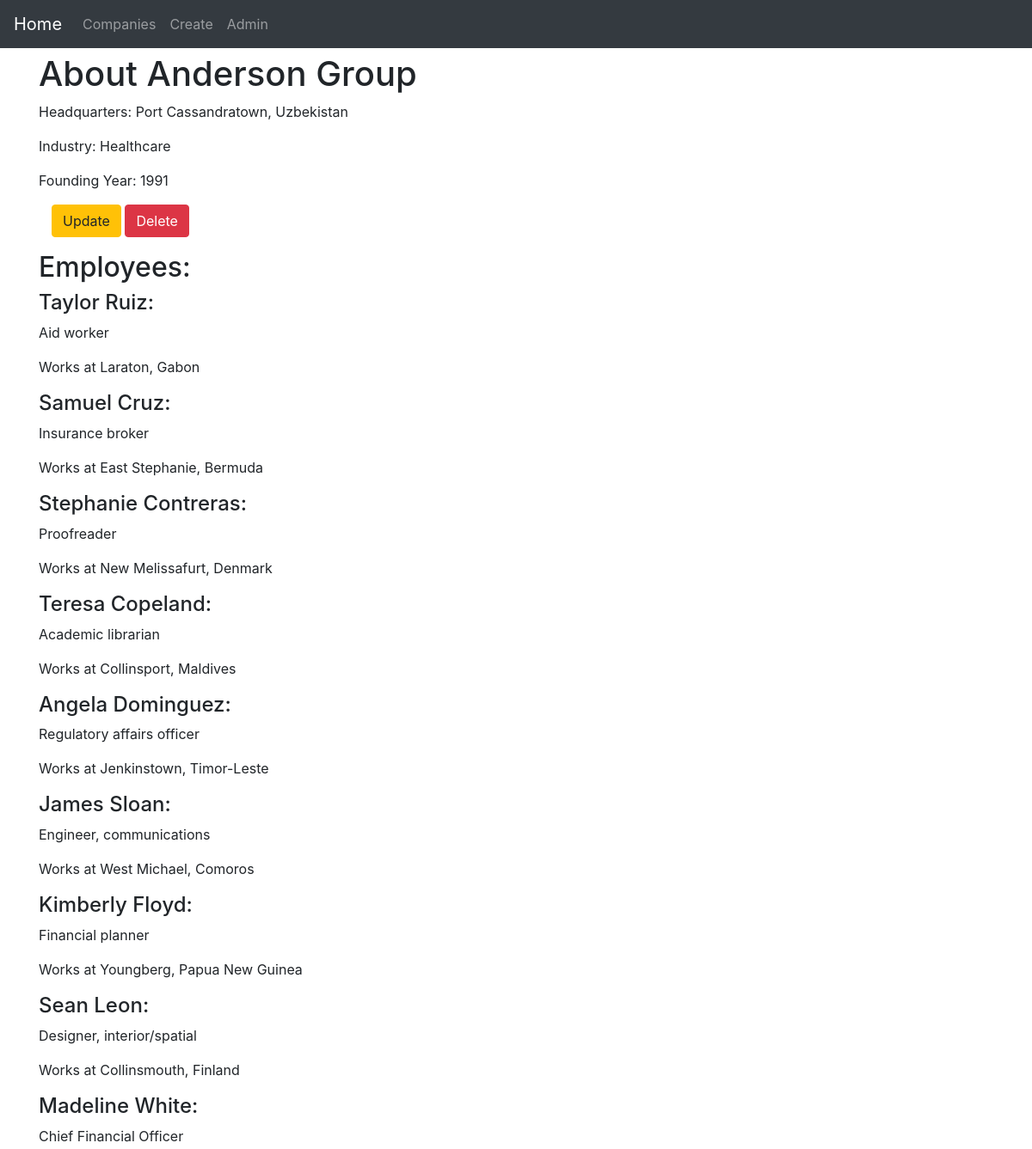
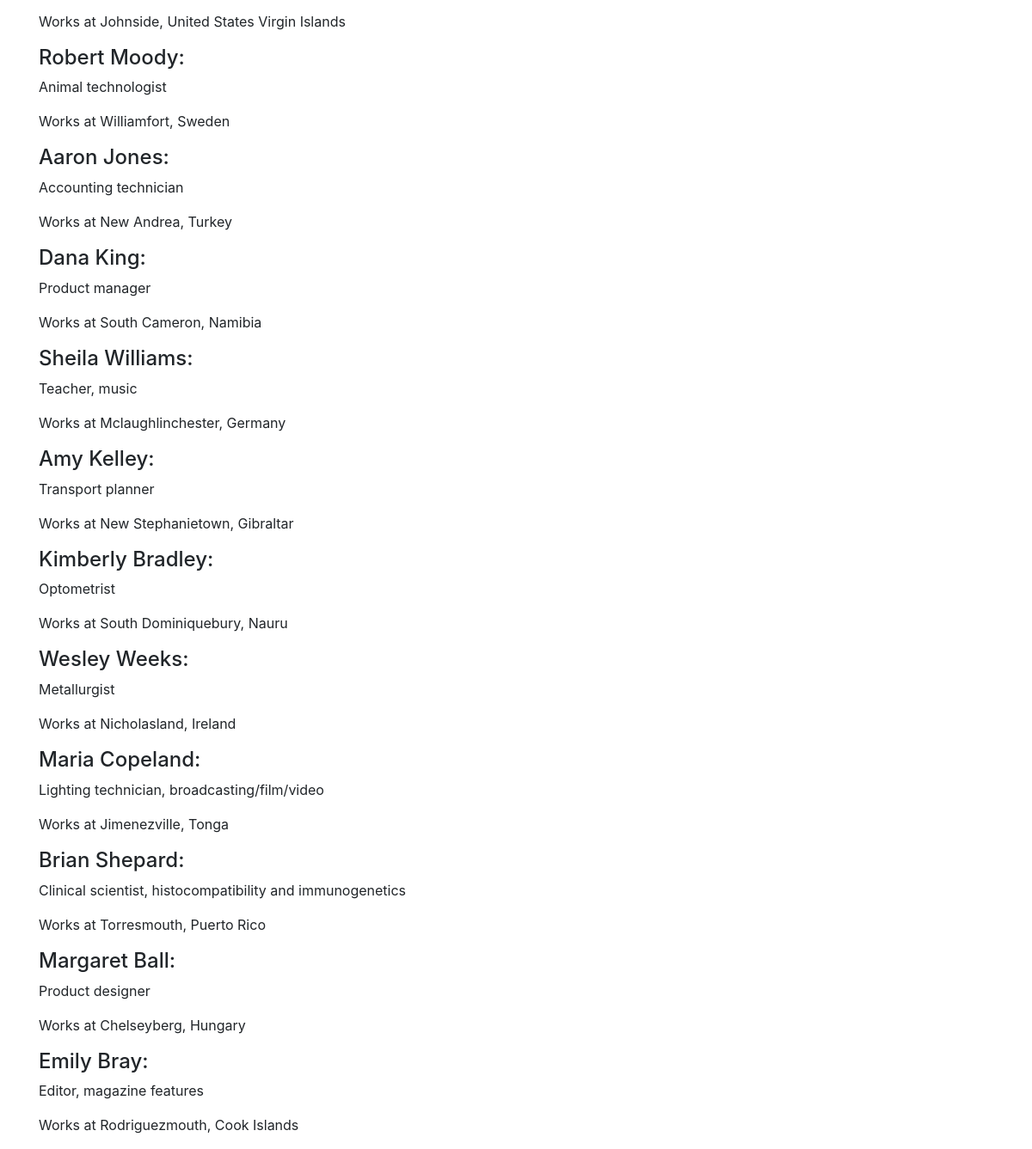
Screenshot of /app1/23 with the database file from the repository (2 pictures, top to bottom).
### app1/models.py (models this page shows, shortened)
class Company(models.Model):
    name = models.CharField(max_length = 100)
    headquarters = models.CharField(max_length = 100)
    industry = models.CharField(max_length = 100, null = True)
    founding_year = models.PositiveIntegerField()

class Employee(models.Model):
    name = models.CharField(max_length = 100)
    position = models.CharField(max_length = 100)
    location = models.CharField(max_length = 100, default = 'not available')
    company = models.ForeignKey(Company, on_delete = models.CASCADE, related_name = 'employees')

### app1/views.py (the view)
# urls.py: path('<int:pk>', views.CompanyDetail.as_view(), name = 'detail'),
class CompanyDetail(DetailView):
    model = models.Company
    template_name = 'app1/company_detail.html'
    context_object_name = 'company_detail'

### app1/templates/app1/company_detail.html (shortened to what this page needs)
{% extends 'app1/app1_base.html' %}
{% block body_block %}
    <h1>About {{ company_detail.name }}</h1>
        <p>Headquarters: {{ company_detail.headquarters }}</p>
        <p>Industry: {{ company_detail.industry }}</p>
        <p>Founding Year: {{ company_detail.founding_year }}</p>
        <div class="container">
            <p>
                <a class = 'btn btn-warning' href="{% url 'app1:companyUpdate' pk=company_detail.pk %}">Update</a>
                <a class = 'btn btn-danger' href="{% url 'app1:companyDelete' pk=company_detail.pk %}">Delete</a>
            </p>
        </div>
        <h2>Employees:</h2>
        {% for employee in company_detail.employees.all %}
        <div>
            <h4>{{ employee.name }}:</h4>
            <p>{{ employee.position }}</p>
            <p>Works at {{ employee.location }}</p>
        </div>
        {% endfor %}
{% endblock %}

### app1/templates/app1/app1_base.html (shortened to what this page needs)
<!DOCTYPE html>
<html lang="en">
<head>
    <link rel="stylesheet" href="https://stackpath.bootstrapcdn.com/bootstrap/4.1.0/css/bootstrap.min.css">
</head>
<body>
    <nav class = 'navbar navbar-expand-md navbar-dark bg-dark' style="margin-bottom: 6px;">
         <a class = 'navbar-brand' href="{% url 'index' %}">Home</a>
         <div class="collapse navbar-collapse" id="navbarToggler">
              <ul class="navbar-nav mr-auto">
                  <li class="nav-item"><a class = 'nav-link' href="{% url 'app1:list' %}">Companies</a> </li>
                  <li class="nav-item"><a class = 'nav-link' href="{% url 'app1:create' %}">Create</a> </li>
                  <li class="nav-item"><a class = 'nav-link' href="{% url 'admin:index' %}">Admin</a> </li>
              </ul>
         </div>
    </nav>
    <div class="container">
        {% block body_block %}
        {% endblock %}
    </div>
</body>
</html>

### rows the page displays
Company: name "Anderson Group", headquarters "Port Cassandratown, Uzbekistan", industry "Healthcare", founding_year "1991"
Employee: name "Taylor Ruiz", position "Aid worker", location "Laraton, Gabon"
Employee: name "Samuel Cruz", position "Insurance broker", location "East Stephanie, Bermuda"
Employee: name "Stephanie Contreras", position "Proofreader", location "New Melissafurt, Denmark"
Employee: name "Teresa Copeland", position "Academic librarian", location "Collinsport, Maldives"
Employee: name "Angela Dominguez", position "Regulatory affairs officer", location "Jenkinstown, Timor-Leste"
Employee: name "James Sloan", position "Engineer, communications", location "West Michael, Comoros"
Employee: name "Kimberly Floyd", position "Financial planner", location "Youngberg, Papua New Guinea"
Employee: name "Sean Leon", position "Designer, interior/spatial", location "Collinsmouth, Finland"
Employee: name "Madeline White", position "Chief Financial Officer", location "Johnside, United States Virgin Islands"
Employee: name "Robert Moody", position "Animal technologist", location "Williamfort, Sweden"
Employee: name "Aaron Jones", position "Accounting technician", location "New Andrea, Turkey"
Employee: name "Dana King", position "Product manager", location "South Cameron, Namibia"
Employee: name "Sheila Williams", position "Teacher, music", location "Mclaughlinchester, Germany"
Employee: name "Amy Kelley", position "Transport planner", location "New Stephanietown, Gibraltar"
Employee: name "Kimberly Bradley", position "Optometrist", location "South Dominiquebury, Nauru"
Employee: name "Wesley Weeks", position "Metallurgist", location "Nicholasland, Ireland"
Employee: name "Maria Copeland", position "Lighting technician, broadcasting/film/video", location "Jimenezville, Tonga"
Employee: name "Brian Shepard", position "Clinical scientist, histocompatibility and immunogenetics", location "Torresmouth, Puerto Rico"
Employee: name "Margaret Ball", position "Product designer", location "Chelseyberg, Hungary"
Employee: name "Emily Bray", position "Editor, magazine features", location "Rodriguezmouth, Cook Islands"
